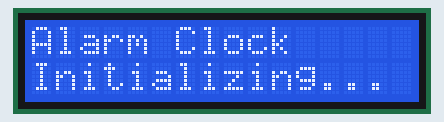
Bench run of a sketch on a simulated Arduino Uno, built with avr-gcc and run on an emulated ATmega328P. Parts: 16×2 character LCD. The local clock reads 2024-03-15 10:24:30 at power-on unless the sketch sets it.

Above: at 0.1 s.
At 1.85 s:
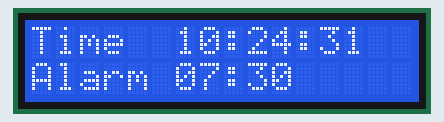
At 9.1 s:
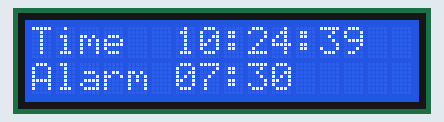
At 18.1 s:
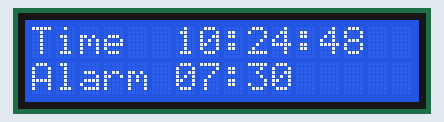
At 28.1 s:
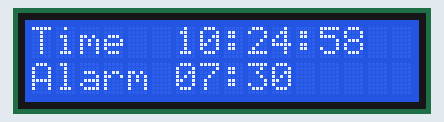
At 38.1 s:
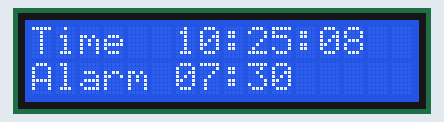

Measured:
- what the display in image 1 shows lasts 0.5 s, from 1.6 s to 2.1 s
- what the display in image 2 shows lasts 1.2 s, from 9.0 s to 10.2 s

The sketch:

sketch.ino
```cpp
// RTC + LCD Alarm Clock
// Components: Arduino Uno, DS1307 RTC, 16x2 I2C LCD, Buzzer, Push Button
//
// The RTC and LCD share the same I2C bus (SDA/SCL) but have different
// addresses (RTC = 0x68, LCD = 0x27), so both can coexist on A4/A5.

#include <Wire.h>
#include <RTClib.h>
#include <LiquidCrystal_I2C.h>

RTC_DS1307 rtc;
LiquidCrystal_I2C lcd(0x27, 16, 2);

const int buzzerPin = 8;
const int buttonPin = 2; // Silences the alarm when pressed (active LOW)

int alarmHour   = 7;
int alarmMinute = 30;

bool alarmTriggered = false;
int lastMinuteChecked = -1;

void setup() {
  Serial.begin(9600);
  Wire.begin();

  if (!rtc.begin()) {
    Serial.println("Couldn't find RTC - check wiring.");
    while (true);
  }

  if (!rtc.isrunning()) {
    rtc.adjust(DateTime(F(__DATE__), F(__TIME__)));
  }

  lcd.init();
  lcd.backlight();

  pinMode(buzzerPin, OUTPUT);
  pinMode(buttonPin, INPUT_PULLUP);

  lcd.setCursor(0, 0);
  lcd.print("Alarm Clock");
  lcd.setCursor(0, 1);
  lcd.print("Initializing...");
  delay(1500);
  lcd.clear();
}

void loop() {
  DateTime now = rtc.now();

  lcd.setCursor(0, 0);
  lcd.print("Time  ");
  printTwoDigits(now.hour());
  lcd.print(":");
  printTwoDigits(now.minute());
  lcd.print(":");
  printTwoDigits(now.second());

  lcd.setCursor(0, 1);
  lcd.print("Alarm ");
  printTwoDigits(alarmHour);
  lcd.print(":");
  printTwoDigits(alarmMinute);
  lcd.print(alarmTriggered ? " RING!" : "      ");

  if (now.hour() == alarmHour && now.minute() == alarmMinute) {
    if (lastMinuteChecked != now.minute()) {
      alarmTriggered = true;
      lastMinuteChecked = now.minute();
    }
  } else {
    lastMinuteChecked = -1;
  }

  if (alarmTriggered) {
    tone(buzzerPin, 1000);
    if (digitalRead(buttonPin) == LOW) {
      alarmTriggered = false;
      noTone(buzzerPin);
    }
  } else {
    noTone(buzzerPin);
  }

  delay(200);
}

void printTwoDigits(int value) {
  if (value < 10) {
    lcd.print("0");
  }
  lcd.print(value);
}
```
